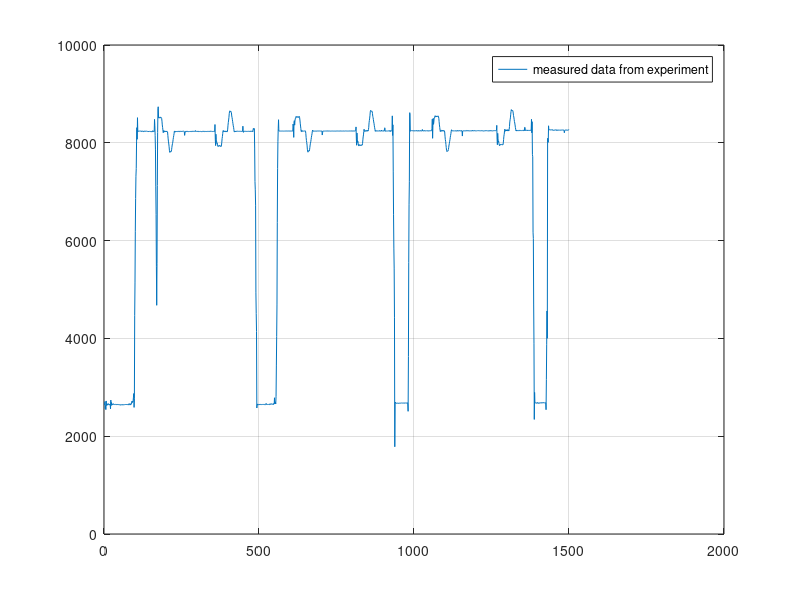
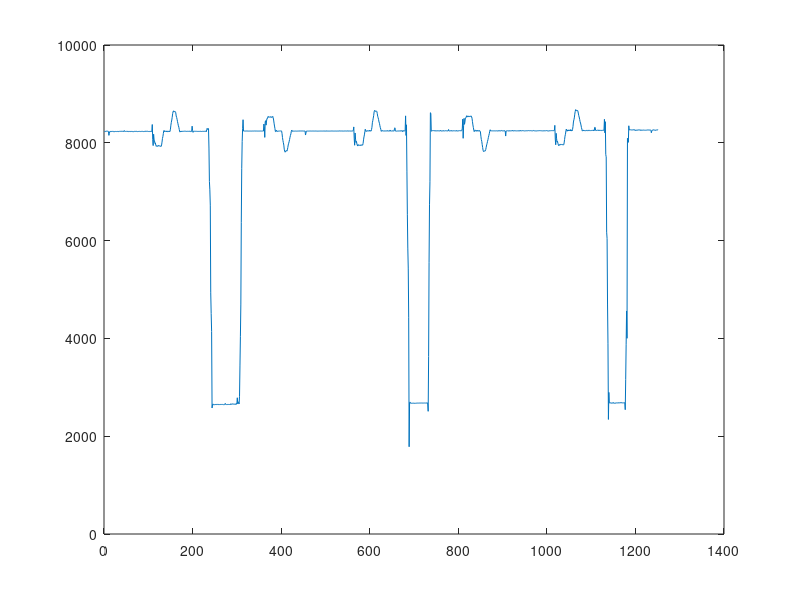

Write MATLAB code to recreate these figures, in order. (Note: this script raises an error after producing the figures.)
clear;
data = fopen("LOG00000.TXT",'r');
formatSpec = "%d";
sizeData = [1 Inf];
Data = fscanf(data, formatSpec, sizeData);

plot(linspace(1,1500,1500),Data);
legend("measured data from experiment");
grid;
%%
%chop of bad section;
adc_reading = Data(250:end);
x_axis = linspace(1, length(adc_reading),length(adc_reading));
figure;
plot(x_axis, adc_reading); 
xline(247,"r");
xline(297,"r");

xline(317);
xline(347);

xline(692,"r");
xline(729,"r");

xline(743);
xline(799);

xline(1142,"r");
xline(1173,"r");
%%
% get average value for 0 g and 1 g
g = 9.8;
v0g = adc_reading(247:297);
v1g = adc_reading(317:347);

avgV0g = sum(v0g)/length(v0g);
avgV1g = sum(v1g)/length(v1g);

k1 = g/(avgV1g-avgV0g);
k0 = -k1*avgV0g; 
%%
%accelaration
accel = k1.*adc_reading+k0;
%%accel = accel-g;
figure;
plot(x_axis, accel);
grid;
legend("acceleration");
%%
%discrete summation to obtain the velocity and distance

%sel_accel = accel(101:177); %-3.6849
%sel_accel = accel(355:431); %3.6547
%sel_accel = accel(554:633); %-3.6839
%sel_accel = accel(806:874); %3.6085
%sel_accel = accel(1014:1085);%-3.7053

sel_accel = sel_accel-g;
figure;
accel_x = linspace(1, length(sel_accel),length(sel_accel));
plot(accel_x, sel_accel);
grid;
legend("acceleration");
velsum = 0;
vel_profile = zeros(1,length(sel_accel));
for i=1:length(sel_accel)
    velsum = (sel_accel(i)*0.1)+velsum;
    vel_profile(i) = velsum;
end
compen = zeros(1,length(sel_accel));
slope = (vel_profile(end)-vel_profile(1))/length(sel_accel);

%obtain slope that is used to compensate for the drift
for i=1:length(sel_accel)
    compen(i) = slope*i+vel_profile(1);
end
figure;
plot(accel_x, vel_profile);
hold;
plot(accel_x, compen);

%compensating
for i=1:length(sel_accel)
    vel_profile(i) = vel_profile(i)-compen(i);
end
%plot after compensation
plot(accel_x, vel_profile);
grid;
legend("velocity", "velocity drift slope", "compensated velocity");

%obtain distance with continius summation
distance = 0;
distance_profile = zeros(1,length(sel_accel));
for i=1:length(sel_accel)
    distance = (vel_profile(i)*0.1)+distance;
    distance_profile(i) = distance;
end
%plot the final distance
figure;
plot(accel_x, distance_profile);
legend("travelled distance");
grid;

%%
% generate some statistic data to obtain how much reliable is the
% measurement
travelled_distances = [3.6849 3.6547 3.6839 3.6085 3.7053];
mean = sum(travelled_distances)/length(travelled_distances);
deviation = zeros(1, length(travelled_distances));
for i=1:length(travelled_distances)
    deviation(i) = (mean-travelled_distances(i))^2;
end
standard_deviation = sqrt(sum(deviation)/length(travelled_distances));